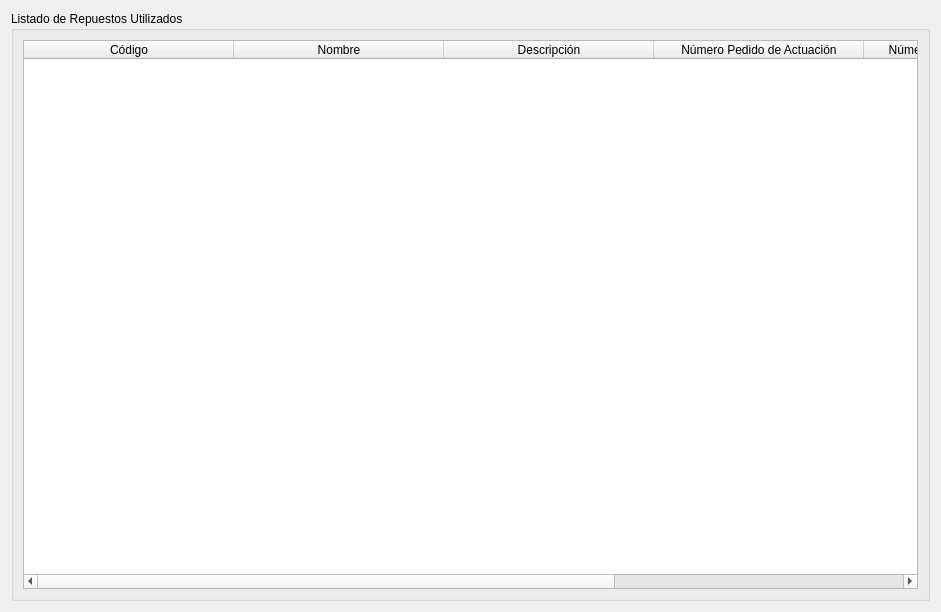
<?xml version="1.0" encoding="UTF-8"?>
<ui version="4.0">
 <class>FormRepuestosUtilizados</class>
 <widget class="QWidget" name="FormRepuestosUtilizados">
  <property name="geometry">
   <rect>
    <x>0</x>
    <y>0</y>
    <width>941</width>
    <height>612</height>
   </rect>
  </property>
  <property name="windowTitle">
   <string>Form</string>
  </property>
  <layout class="QVBoxLayout" name="verticalLayout">
   <item>
    <widget class="QGroupBox" name="groupBox">
     <property name="title">
      <string>Listado de Repuestos Utilizados</string>
     </property>
     <layout class="QVBoxLayout" name="verticalLayout_2">
      <item>
       <widget class="QTableWidget" name="tableWidgetRepuestos">
        <attribute name="horizontalHeaderDefaultSectionSize">
         <number>210</number>
        </attribute>
        <attribute name="horizontalHeaderHighlightSections">
         <bool>true</bool>
        </attribute>
        <attribute name="horizontalHeaderStretchLastSection">
         <bool>true</bool>
        </attribute>
        <column>
         <property name="text">
          <string>Código</string>
         </property>
         <property name="textAlignment">
          <set>AlignHCenter|AlignVCenter|AlignCenter</set>
         </property>
        </column>
        <column>
         <property name="text">
          <string>Nombre</string>
         </property>
         <property name="textAlignment">
          <set>AlignHCenter|AlignVCenter|AlignCenter</set>
         </property>
        </column>
        <column>
         <property name="text">
          <string>Descripción</string>
         </property>
         <property name="textAlignment">
          <set>AlignHCenter|AlignVCenter|AlignCenter</set>
         </property>
        </column>
        <column>
         <property name="text">
          <string>Número Pedido de Actuación</string>
         </property>
         <property name="textAlignment">
          <set>AlignHCenter|AlignVCenter|AlignCenter</set>
         </property>
        </column>
        <column>
         <property name="text">
          <string>Número Orden de Reparación</string>
         </property>
         <property name="textAlignment">
          <set>AlignHCenter|AlignVCenter|AlignCenter</set>
         </property>
        </column>
        <column>
         <property name="text">
          <string>Dominio del Vehículo</string>
         </property>
         <property name="textAlignment">
          <set>AlignHCenter|AlignVCenter|AlignCenter</set>
         </property>
        </column>
       </widget>
      </item>
     </layout>
    </widget>
   </item>
  </layout>
 </widget>
 <resources/>
 <connections/>
</ui>
